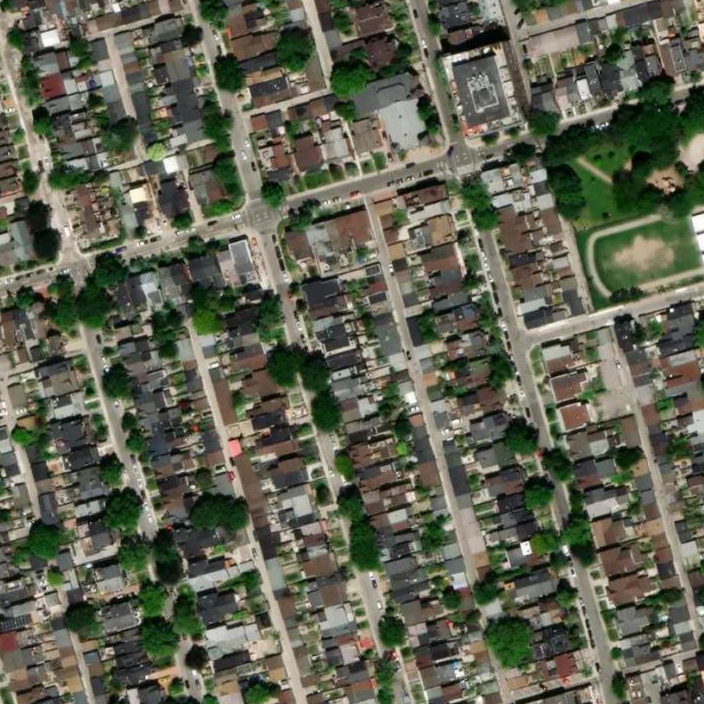
#> input picture docker/scripts/sample.png, 704 x 704 px
$ python segmentation2graph.py ../docker/scripts/sample.png out.png   (Python 2 division)   (older library calls are emulated)
#> lines starting #> are read from the running program, lines starting #| are printed output that depends on the picture; after the words box and inside, x2 and y2 are one past the last pixel; in counts of white or black regions, pixels touching at a corner belong together
### postprocessing/graph_ops.py
import math
import numpy as np
import scipy.misc
from PIL import Image
import cv2
import sys
import pickle
from rtree import index
from common import *

# [5 lines left out: function GPSDistance, not called in this run]

def PixelDistance(p1, p2):
	a = p1[0] - p2[0]
	b = (p1[1] - p2[1])

	return math.sqrt(a*a + b*b)


def graphInsert(node_neighbor, n1key, n2key):
	if n1key != n2key:
		if n1key in node_neighbor:
			if n2key in node_neighbor[n1key]:
				pass
			else:
				node_neighbor[n1key].append(n2key)
		else:
			node_neighbor[n1key] = [n2key]


		if n2key in node_neighbor:
			if n1key in node_neighbor[n2key]:
				pass
			else:
				node_neighbor[n2key].append(n1key)
		else:
			node_neighbor[n2key] = [n1key]

	return node_neighbor


def graphDensify(node_neighbor, density = 0.00020, distFunc = GPSDistance):
	visited = []

	new_node_neighbor = {}

	for node, node_nei in node_neighbor.iteritems():
		if len(node_nei) == 1 or len(node_nei) > 2:
			if node in visited:
				continue

			# search node_nei

			for next_node in node_nei:
				if next_node in visited:
					continue

				node_list = [node, next_node]

				current_node = next_node

				while True:
					if len(node_neighbor[node_list[-1]]) == 2:
						if node_neighbor[node_list[-1]][0] == node_list[-2]:
							node_list.append(node_neighbor[node_list[-1]][1])
						else:
							node_list.append(node_neighbor[node_list[-1]][0])
					else:
						break

				for i in range(len(node_list)-1):
					if node_list[i] not in visited:
						visited.append(node_list[i])

				# interpolate
				# partial distance
				pd = [0]

				for i in range(len(node_list)-1):
					pd.append(pd[-1]+distFunc(node_list[i], node_list[i+1]))

				interpolate_N = int(pd[-1]/density)

				last_loc = node_list[0]

				for i in range(interpolate_N):
					int_d = pd[-1]/(interpolate_N+1)*(i+1)
					for j in range(len(node_list)-1):
						if pd[j] <= int_d and pd[j+1] > int_d:
							a = (int_d-pd[j]) / (pd[j+1] - pd[j])

							loc = ((1-a) * node_list[j][0] + a * node_list[j+1][0], (1-a) * node_list[j][1] + a * node_list[j+1][1])

							new_node_neighbor = graphInsert(new_node_neighbor, last_loc, loc)
							last_loc = loc

				new_node_neighbor = graphInsert(new_node_neighbor, last_loc, node_list[-1])

	return new_node_neighbor

# [442 lines left out: functions graph2RegionCoordinate, graphVis2048, graphVis2048Segmentation, graphVisStackingRoad, graphVisIntersection, locate_stacking_road and 5 more, not called in this run]

### postprocessing/decoder.py
import cv2
import numpy as np
from PIL import Image
import scipy
import scipy.ndimage.filters as filters
import scipy.ndimage.morphology as morphology
import numpy as np
from rtree import index
import sys
import pickle
from common import *


vector_norm = 25.0

def vNorm(v1):
	l = distance(v1,(0,0))+0.0000001
	return (v1[0]/l, v1[1]/l)

# [5 lines left out: function anglediff, not called in this run]


def graph_refine(graph, isolated_thr = 150, spurs_thr = 30, three_edge_loop_thr = 70):
	neighbors = graph

	gid = 0
	grouping = {}

	for k, v in neighbors.iteritems():
		if k not in grouping:
			# start a search

			queue = [k]

			while len(queue) > 0:
				n = queue.pop(0)

				if n not in grouping:
					grouping[n] = gid
					for nei in neighbors[n]:
						queue.append(nei)

			gid += 1

	group_count = {}

	for k, v in grouping.items():
		if v not in group_count:
			group_count[v] = (1,0)
		else:
			group_count[v] = (group_count[v][0] + 1, group_count[v][1])


		for nei in neighbors[k]:
			a = k[0] - nei[0]
			b = k[1] - nei[1]

			d = np.sqrt(a*a + b*b)

			group_count[v] = (group_count[v][0], group_count[v][1] + d/2)

	# short spurs
	remove_list = []
	for k, v in neighbors.items():
		if len(v) == 1:
			if len(neighbors[v[0]]) >= 3:
				a = k[0] - v[0][0]
				b = k[1] - v[0][1]

				d = np.sqrt(a*a + b*b)

				if d < spurs_thr:
					remove_list.append(k)


	remove_list2 = []
	remove_counter = 0
	new_neighbors = {}

	def isRemoved(k):
		gid = grouping[k]
		if group_count[gid][0] <= 1:
			return True
		elif group_count[gid][1] <= isolated_thr:
			return True
		elif k in remove_list:
			return True
		elif k in remove_list2:
			return True
		else:
			return False

	for k, v in neighbors.items():
		if isRemoved(k):
			remove_counter += 1
			pass
		else:
			new_nei = []
			for nei in v:
				if isRemoved(nei):
					pass
				else:
					new_nei.append(nei)

			new_neighbors[k] = list(new_nei)

	#print(len(new_neighbors), "remove", remove_counter, "nodes")

	return new_neighbors


# [764 lines left out: functions graph_shave, graph_refine_deloop, locate_stacking_road, _vis, detect_local_minima, DrawKP and 1 more, not called in this run]

### postprocessing/segmentation2graph.py
#import rdp
# Code Copied From Favyen

import scipy.ndimage
import skimage.morphology
import os
from PIL import Image
import math
import numpy
import numpy as np
from multiprocessing import Pool
import subprocess
import sys
from math import sqrt
import pickle
import json
import graph_ops as graphlib
import cv2
from decoder import graph_refine

def distance(a, b):
    return  sqrt(float((a[0] - b[0]) ** 2 + (a[1] - b[1]) ** 2))

def point_line_distance(point, start, end):
    if (start == end):
        return distance(point, start)
    else:
        n = abs(
            (end[0] - start[0]) * (start[1] - point[1]) - (start[0] - point[0]) * (end[1] - start[1])
        )
        d = sqrt(
            float((end[0] - start[0]) ** 2 + (end[1] - start[1]) ** 2)
        )
        return n / d

def rdp(points, epsilon):
    """
    Reduces a series of points to a simplified version that loses detail, but
    maintains the general shape of the series.
    """
    dmax = 0.0
    index = 0
    for i in range(1, len(points) - 1):
        d = point_line_distance(points[i], points[0], points[-1])
        if d > dmax:
            index = i
            dmax = d
    if dmax >= epsilon:
        results = rdp(points[:index+1], epsilon)[:-1] + rdp(points[index:], epsilon)
    else:
        results = [points[0], points[-1]]
    return results

PADDING = 30

in_fname = sys.argv[1]
#threshold = int(sys.argv[2])
threshold = int(256*0.15)  # 0.15
out_fname = sys.argv[2]

im = scipy.ndimage.imread(in_fname)
#> im is the input picture: shape (704, 704, 3); mean R, G, B 96.8, 98.8, 82.4

if len(im.shape) == 3:
	print 'warning: bad shape {}, using first channel only'.format(im.shape)
#| warning: bad shape (704, 704, 3), using first channel only
	im = im[:, :, 0]
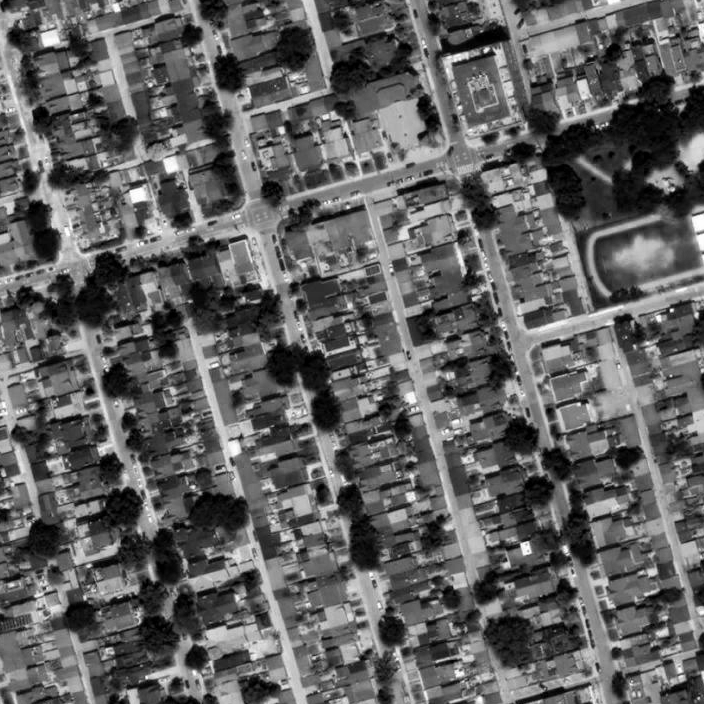
#> im: shape (704, 704); min 0, max 254, mean 96.8

im = numpy.swapaxes(im, 0, 1)
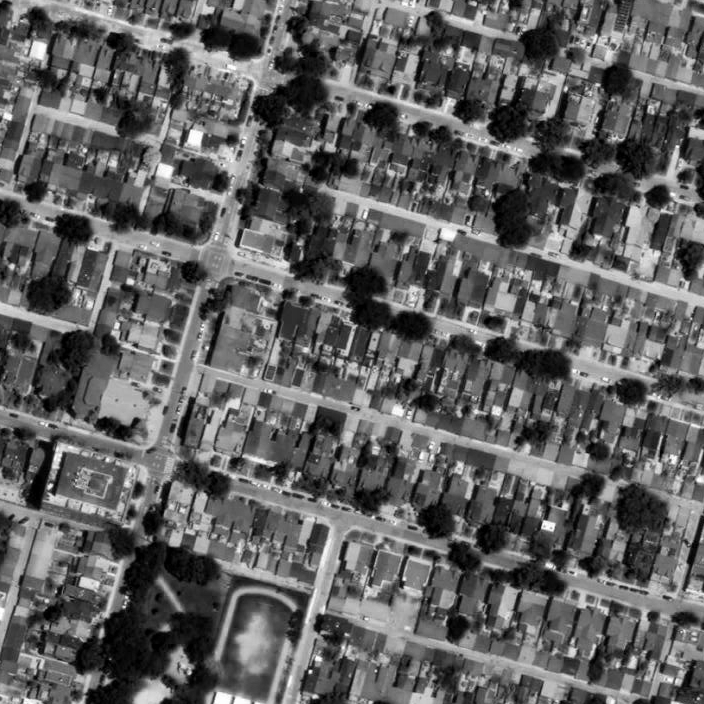
#> im: shape (704, 704); min 0, max 254, mean 96.8

im = (im >= threshold).astype(np.uint8)
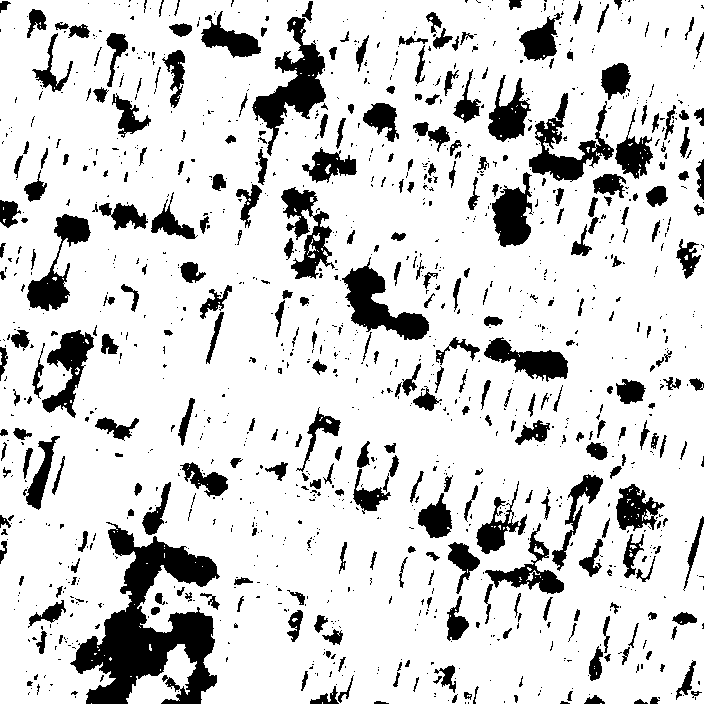
#> im: shape (704, 704); values 0 (black) and 1 (white), 83.4% white; 1276 black regions (944 under 20 px), largest, box (x1, y1, x2, y2) and area: (70, 522, 220, 704) 11825, (252, 17, 326, 156) 3450, (342, 257, 429, 340) 2801
im = scipy.ndimage.binary_closing(im)
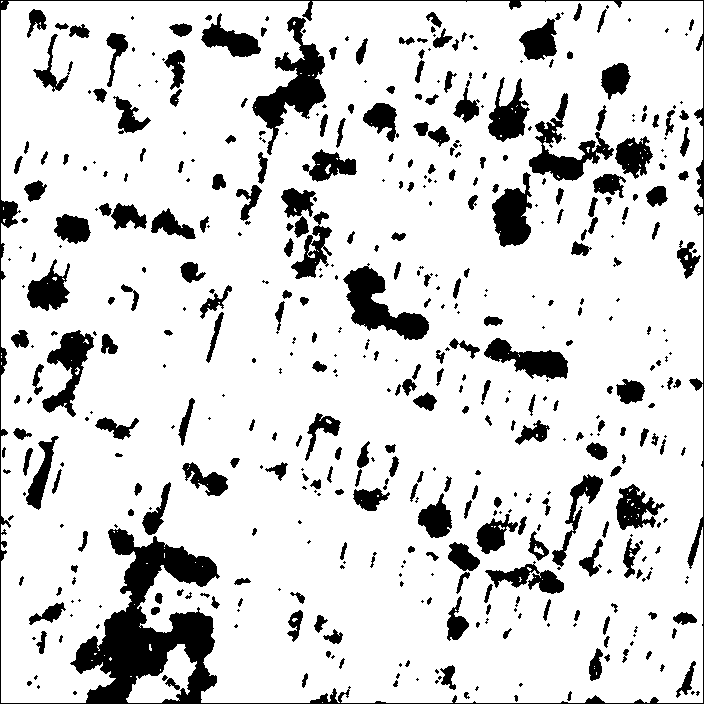
#> im: shape (704, 704) bool; 84.4% white; 492 black regions (207 under 20 px), largest, box (x1, y1, x2, y2) and area: (0, 0, 704, 704) 16446, (252, 17, 326, 155) 3372, (343, 263, 429, 340) 2762

cv2.imwrite("debugvis0.png", im.astype(np.uint8)*255)

im = skimage.morphology.thin(im)
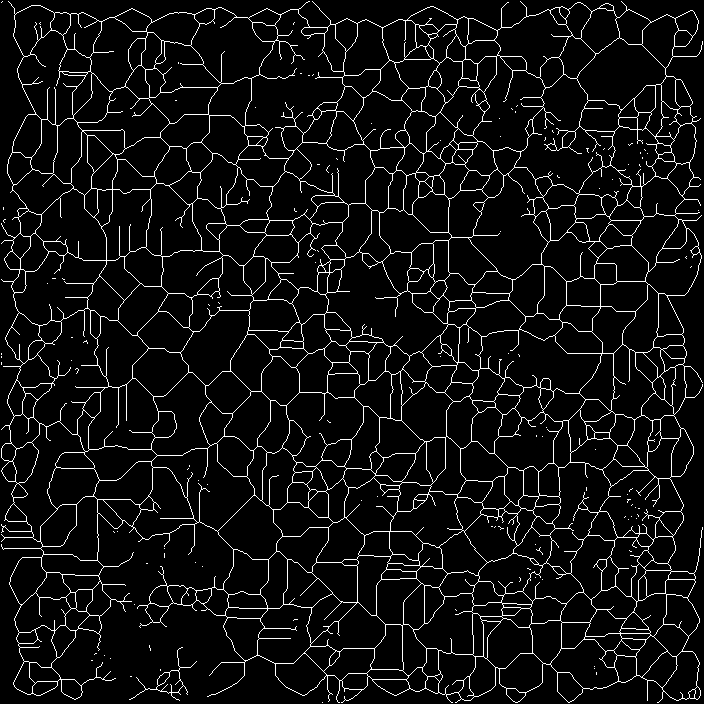
#> im: shape (704, 704) bool; 6.4% white in thin lines or dots
im = im.astype('uint8')

cv2.imwrite("debugvis1.png", im.astype(np.uint8)*255)

#print("thinning done")

vertices = []
edges = set()
def add_edge(src, dst):
	if (src, dst) in edges or (dst, src) in edges:
		return
	elif src == dst:
		return
	edges.add((src, dst))


point_to_neighbors = {}
q = []
while True:
	if len(q) > 0:
		lastid, i, j = q.pop()
		path = [vertices[lastid], (i, j)]
		if im[i, j] == 0:
			continue
		point_to_neighbors[(i, j)].remove(lastid)
		if len(point_to_neighbors[(i, j)]) == 0:
			del point_to_neighbors[(i, j)]
	else:
		w = numpy.where(im > 0)
		#print(len(w[0]))
		if len(w[0]) == 0:
			break
		i, j = w[0][0], w[1][0]
		lastid = len(vertices)
		vertices.append((i, j))
		path = [(i, j)]

	while True:
		im[i, j] = 0
		neighbors = []
		for oi in [-1, 0, 1]:
			for oj in [-1, 0, 1]:
				ni = i + oi
				nj = j + oj
				if ni >= 0 and ni < im.shape[0] and nj >= 0 and nj < im.shape[1] and im[ni, nj] > 0:
					neighbors.append((ni, nj))
		if len(neighbors) == 1 and (i, j) not in point_to_neighbors:
			ni, nj = neighbors[0]
			path.append((ni, nj))
			i, j = ni, nj
		else:
			if len(path) > 1:
				path = rdp(path, 2)
				if len(path) > 2:
					for point in path[1:-1]:
						curid = len(vertices)
						vertices.append(point)
						add_edge(lastid, curid)
						lastid = curid
				neighbor_count = len(neighbors) + len(point_to_neighbors.get((i, j), []))
				if neighbor_count == 0 or neighbor_count >= 2:
					curid = len(vertices)
					vertices.append(path[-1])
					add_edge(lastid, curid)
					lastid = curid
			for ni, nj in neighbors:
				if (ni, nj) not in point_to_neighbors:
					point_to_neighbors[(ni, nj)] = set()
				point_to_neighbors[(ni, nj)].add(lastid)
				q.append((lastid, ni, nj))
			for neighborid in point_to_neighbors.get((i, j), []):
				add_edge(neighborid, lastid)
			break
#> this loop made 6093 passes
#> im: shape (704, 704); 6.45% of pixels changed, all inside (x1, y1, x2, y2) = (1, 1, 703, 703)
neighbors = {}

vertex = vertices

for edge in edges:

	nk1 = (vertex[edge[0]][1],vertex[edge[0]][0])
	nk2 = (vertex[edge[1]][1],vertex[edge[1]][0])

	if nk1 != nk2:
		if nk1 in neighbors:
			if nk2 in neighbors[nk1]:
				pass
			else:
				neighbors[nk1].append(nk2)
		else:
			neighbors[nk1] = [nk2]

		if  nk2 in neighbors:
			if nk1 in neighbors[nk2]:
				pass
			else:
				neighbors[nk2].append(nk1)
		else:
			neighbors[nk2] = [nk1]
#> this loop made 6591 passes
#> edge on passes 1 to 3: (3014, 3015), (1687, 1688), (4438, 4440)


# [7 lines of commented-out code are left out]


node_neighbor = graphlib.graphDensify(neighbors, density = 20, distFunc = graphlib.PixelDistance)
#> the loop in graphDensify, `for node, node_nei in node_neighbor.iteritems():` made 4881 passes
#> (node, node_nei) on passes 1 to 3: ((199, 24), [(200, 23), (190, 45), (199, 23)]), ((200, 23), [(199, 24), (199, 23), (206, 24)]), ((368, 354), [(368, 379), (367, 353), (368, 353)])
node_neighbor = graph_refine(node_neighbor, isolated_thr = 250, spurs_thr = 50, three_edge_loop_thr = 70)
#> the loop in graph_refine, `for k, v in neighbors.iteritems():` made 4784 passes
#> (k, v) on passes 1 to 3: ((199, 24), [(200, 23), (194.5, 34.5), (199, 23)]), ((200, 23), [(199, 24), (199, 23), (212, 20)]), ((194.5, 34.5), [(199, 24), (190, 45)])
#> the loop in graph_refine, `for k, v in grouping.items():` made 4784 passes
#> k on passes 1 to 3: (199, 24), (200, 23), (194.5, 34.5)
#> the loop in graph_refine, `for k, v in neighbors.items():` made 4784 passes
node_neighbor = graph_refine(node_neighbor, isolated_thr = 250, spurs_thr = 50, three_edge_loop_thr = 70)
#> the loop in graph_refine (call 2), `for k, v in neighbors.iteritems():` made 4293 passes
#> the loop in graph_refine (call 2), `for k, v in grouping.items():` made 4293 passes
#> the loop in graph_refine (call 2), `for k, v in neighbors.items():` made 4293 passes
node_neighbor = graph_refine(node_neighbor, isolated_thr = 250, spurs_thr = 50, three_edge_loop_thr = 70)

#node_neighbor = neighbors
#> (the run stopped early here; a loop or call above may not have finished)
